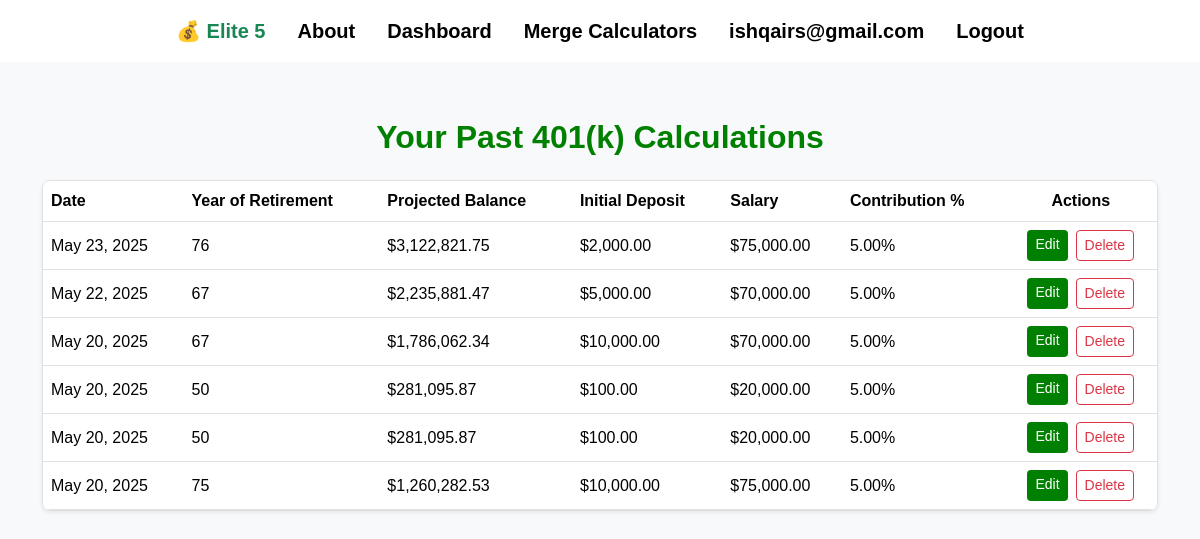
Before: /401k-history/ (signed in) with the older database file.
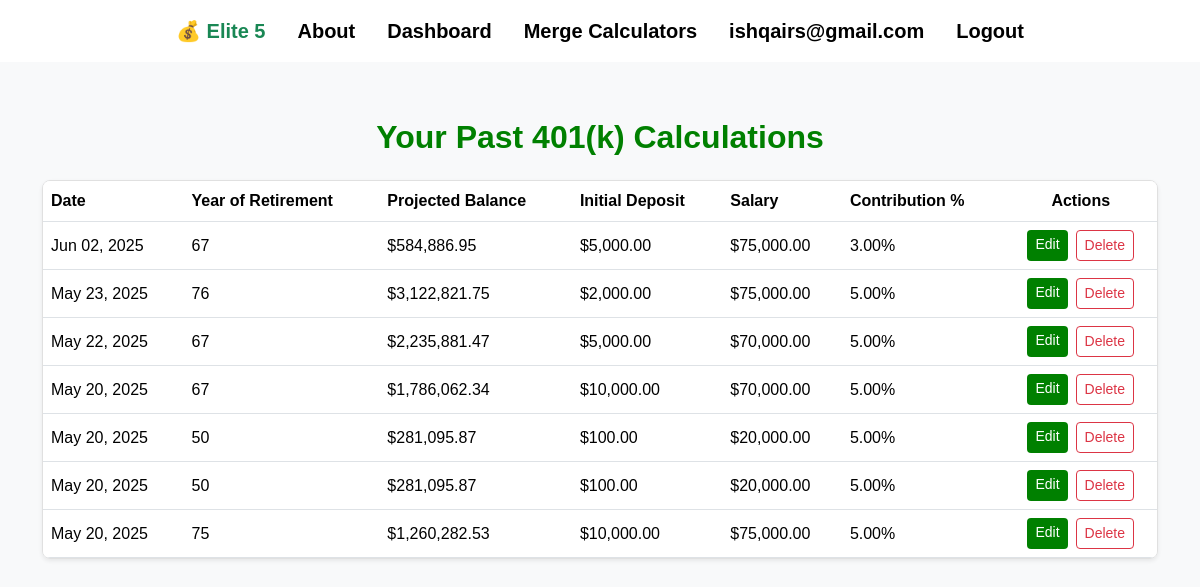
After: the same page with the newer database file.
### main/models.py (models this page shows, shortened)
class RetirementCalculation(models.Model):
    user = models.ForeignKey(User, on_delete=models.CASCADE)
    created_at = models.DateTimeField(auto_now_add=True)
    current_age = models.IntegerField()
    retirement_age = models.IntegerField()
    projected_balance = models.DecimalField(max_digits=12, decimal_places=2)
    init_deposit = models.DecimalField(max_digits=10, decimal_places=2)
    salary = models.DecimalField(max_digits=10, decimal_places=2)
    contribution = models.DecimalField(max_digits=5, decimal_places=2)
    total_employee_contrib = models.DecimalField(max_digits=12, decimal_places=2, default=0)
    total_employer_contrib = models.DecimalField(max_digits=12, decimal_places=2, default=0)

### main/views.py (the view)
# urls.py: path('401k-history/', views.retirement_history, name='retirement_history'),
@login_required
def retirement_history(request):
    history = RetirementCalculation.objects.filter(user=request.user).order_by('-created_at')
    return render(request, 'main/401k_history.html', {'history': history})

### main/templates/main/401k_history.html (shortened to what this page needs)
{% extends "main/base.html" %}
{% load humanize %}
{% block content %}
<div class="container py-5">
  <h2 class="text-center mb-4" style="color: green; font-weight: 600;">Your Past 401(k) Calculations</h2>
  {% if history %}
    <div class="table-responsive shadow-sm rounded-3" style="border: 1px solid #e0e0e0;">
      <table class="table align-middle mb-0">
        <thead class="bg-light" style="color: green; font-weight: 600;">
          <tr>
            <th>Date</th>
            <th>Year of Retirement</th>
            <th>Projected Balance</th>
            <th>Initial Deposit</th>
            <th>Salary</th>
            <th>Contribution %</th>
            <th class="text-center">Actions</th>
          </tr>
        </thead>
        <tbody>
          {% for entry in history %}
          <tr>
            <td>{{ entry.created_at|date:"M d, Y" }}</td>
            <td>{{ entry.retirement_age }}</td>
            <td>${{ entry.projected_balance|intcomma }}</td>
            <td>${{ entry.init_deposit|intcomma }}</td>
            <td>${{ entry.salary|intcomma }}</td>
            <td>{{ entry.contribution }}%</td>
            <td>
              <div class="d-flex flex-column flex-md-row gap-2 justify-content-center">
                <a href="{% url 'edit_401k' entry.pk %}" class="btn btn-sm" style="background-color: green; color: #fff; border: none; transition: background-color 0.3s;">
                  Edit
                </a>
                <a href="{% url 'delete_401k' entry.pk %}" class="btn btn-sm btn-outline-danger" style="transition: background-color 0.3s;">
                  Delete
                </a>
              </div>
            </td>
          </tr>
          {% endfor %}
        </tbody>
      </table>
    </div>
  {% else %}
    <div class="text-center mt-4">
      <p style="color: #555;">No previous calculations found.</p>
    </div>
  {% endif %}
</div>
{% endblock %}

Changed rows visible on the page:
added RetirementCalculation: created_at "Jun 02, 2025", retirement_age "67", projected_balance "584,886.95", init_deposit "5,000.00", salary "75,000.00", contribution "3.00"
